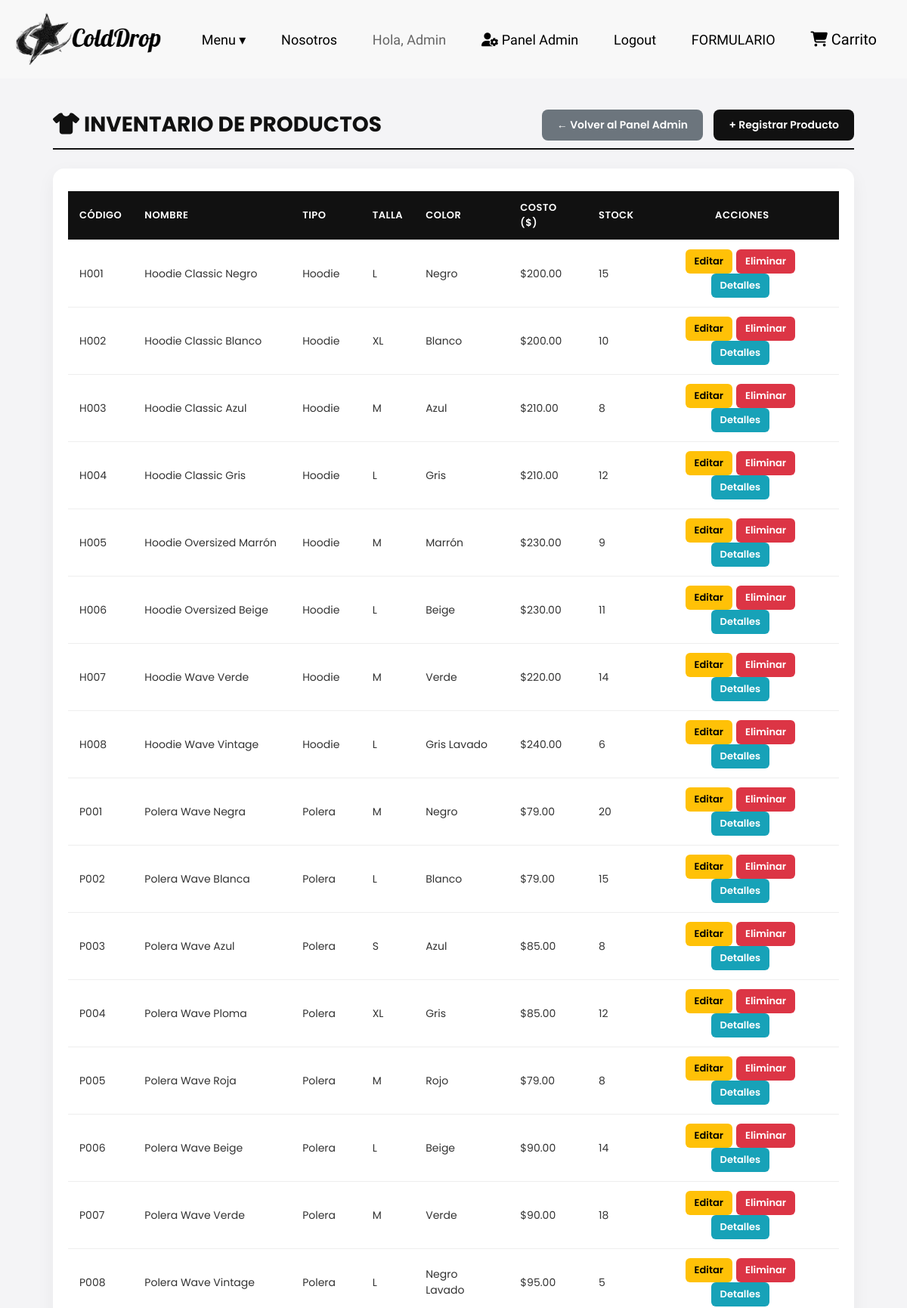
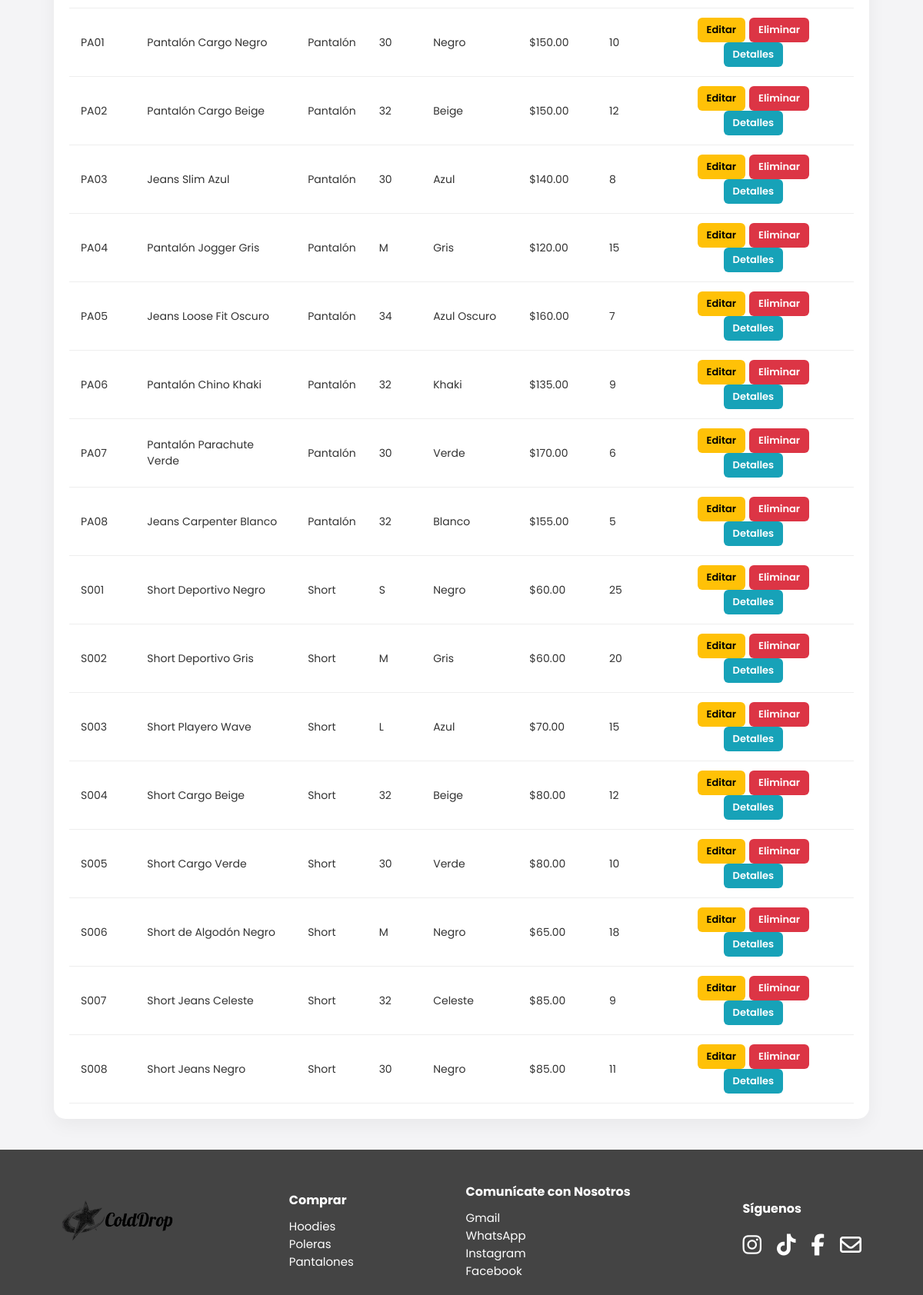
The app's page /productos/leerproductos.php (signed in) with its own data (2 pictures, top to bottom).
### tables this page shows
CREATE TABLE `productos` (
  `Codigo` varchar(45) NOT NULL,
  `Nombre` varchar(45) DEFAULT NULL,
  `Tipo` varchar(45) DEFAULT NULL,
  `Talla` varchar(45) DEFAULT NULL,
  `Color` varchar(45) DEFAULT NULL,
  `Costo` varchar(45) DEFAULT NULL,
  `Stock` varchar(45) DEFAULT NULL,
  `Imagen` varchar(100) DEFAULT NULL
);

### productos/leerproductos.php (the view, shortened to what this page needs)
<?php
include_once '../conexion.php';
$sql = "SELECT * FROM productos";
$resultado = $conexion->query($sql);
?>
<!DOCTYPE html>
<html lang="es">
<head>
    <link rel="stylesheet" href="https://cdnjs.cloudflare.com/ajax/libs/font-awesome/6.5.0/css/all.min.css">
    <link rel="stylesheet" href="../css/tablas.css">
</head>
<body>
    <?php include '../princip/header.php'; ?>
    <div class="admin-container">
        <div class="admin-header-flex">
            <h1><i class="fa-solid fa-shirt"></i> Inventario de Productos</h1>
            <div>
                <a href="../princip/Administrador.php" class="btn-volver">← Volver al Panel Admin</a>
                <a href="crearproductos.php" class="btn-crear">+ Registrar Producto</a>
            </div>
        </div>
        <div class="table-responsive">
            <table>
                <thead>
                    <tr>
                        <th>Código</th>
                        <th>Nombre</th>
                        <th>Tipo</th>
                        <th>Talla</th>
                        <th>Color</th>
                        <th>Costo ($)</th>
                        <th>Stock</th>
                        <th style="text-align: center;">Acciones</th>
                    </tr>
                </thead>
                <tbody>
                    <?php
                    if ($resultado && $resultado->num_rows > 0) {
                        while ($fila = $resultado->fetch_assoc()) {
                            $id = htmlspecialchars($fila['Codigo']);
                            $nombre = htmlspecialchars($fila['Nombre']);
                            $tipo = htmlspecialchars($fila['Tipo']);
                            $talla = htmlspecialchars($fila['Talla']);
                            $color = htmlspecialchars($fila['Color']);
                            $costo = number_format($fila['Costo'], 2);
                            $stock = htmlspecialchars($fila['Stock']);
                            echo "<tr>";
                                echo "<td>$id</td>";
                                echo "<td>$nombre</td>";
                                echo "<td>$tipo</td>";
                                echo "<td>$talla</td>";
                                echo "<td>$color</td>";
                                echo "<td>$$costo</td>";
                                echo "<td>$stock</td>";
                                echo "<td style='text-align: center;'>";
                                    echo "<a href='actualizarproductos.php?Codigo=$id' class='btn-action btn-editar'>Editar</a>";
                                    echo "<a href='elimproductos.php?Codigo=$id' class='btn-action btn-eliminar' onclick='return confirm(\"¿Estás seguro de eliminar este producto?\");'>Eliminar</a>";
                                    echo "<a href='casaleerproductos.php?Codigo=$id' class='btn-action btn-mostrar'>Detalles</a>";
                                echo "</td>";
                            echo "</tr>";
                        }
                    } else {
                        echo "<tr><td colspan='8' style='text-align:center;'>No hay productos en inventario.</td></tr>";
                    }
                    ?>
                </tbody>
            </table>
        </div>
    </div>
    <?php include '../princip/footer.php'; ?>
</body>
</html>

### princip/header.php (shortened to what this page needs)
<!DOCTYPE html>
<html lang="es">
<head>
    <link rel="stylesheet" href="https://cdnjs.cloudflare.com/ajax/libs/font-awesome/6.5.0/css/all.min.css">
    <link rel="stylesheet" href="../css/header.css">
</head>
<body>
    <header>
        <div>
            <a href="../princip/inicio.php"><img id="logoh" src="../imagenes/Captura_de_pantalla_2026-04-23_121404-removebg-preview.png" alt="ColdDrop Logo"></a>
        </div>
        <div>
            <label class="menu" for="menu-toggle" id="menu-label">Menu ▾</label>
        </div>
        <div>
            <a class="menu" href="../princip/nosotros.php">Nosotros</a>
        </div>
        <?php if (isset($_SESSION['usuario'])): ?>
            <div>
                <span class="menu" style="color: #666; cursor: default;">Hola, <?php echo htmlspecialchars($_SESSION['usuario']); ?></span>
            </div>
            <?php if (isset($_SESSION['rol']) && $_SESSION['rol'] === 'Administrador'): ?>
                <div>
                    <a class="menu" href="../princip/Administrador.php"><i class="fa-solid fa-user-gear"></i> Panel Admin</a>
                </div>
            <?php elseif (isset($_SESSION['rol']) && $_SESSION['rol'] === 'vendedor'): ?>
                <div>
                    <a class="menu" href="../princip/vendedor.php"><i class="fa-solid fa-user-tie"></i> Panel Vendedor</a>
                </div>
            <?php endif; ?>
            <div>
                <a class="menu" href="../princip/cerrarsesion.php">Logout</a>
            </div>
        <?php endif; ?>
<div>
    <a class="menu" href="../fm/formulario.php">FORMULARIO</a>
</div>
        <div class="carrito">
            <a href="../princip/micarrito.php" class="btn-carrito">
                <i class="fa-solid fa-cart-shopping"></i> Carrito
            </a>
        </div>
    </header>
</body>
</html>

### princip/footer.php (shortened to what this page needs)
<!DOCTYPE html>
<html lang="es">
<head>
    <link rel="stylesheet" href="../css/footer.css">
</head>
<body>
    <footer>
        <div>
            <a href="inicio.php">
                <img id="logoh" src="../imagenes/Captura_de_pantalla_2026-04-23_121404-removebg-preview.png" alt="ColdDrop Logo" style="width: 150px;">
            </a>
        </div>
        <div>
            <h4 style="margin-bottom: 10px;">Comprar</h4>
            <li style="list-style: none;"><a class="listafooter" href="hoodeis.php">Hoodies</a></li>
            <li style="list-style: none;"><a class="listafooter" href="poleras.php">Poleras</a></li>
            <li style="list-style: none;"><a class="listafooter" href="pantalones.php">Pantalones</a></li>
        </div>
        <div>
            <h4 style="margin-bottom: 10px;">Comunícate con Nosotros</h4>
            <li style="list-style: none;"><a class="listafooter" href="mailto:contacto@colddrop.bo">Gmail</a></li>
            <li style="list-style: none;"><a class="listafooter" href="https://chat.whatsapp.com/FSKwSL02bRd4CEnNvC4PY1" target="_blank">WhatsApp</a></li>
            <li style="list-style: none;"><a class="listafooter" href="https://www.instagram.com/" target="_blank">Instagram</a></li>
            <li style="list-style: none;"><a class="listafooter" href="https://www.facebook.com/?locale=es_LA" target="_blank">Facebook</a></li>
        </div>
        <div class="social-box">
            <h4>Síguenos</h4>
            <div class="social-icons">
                <a href="https://www.instagram.com/"><i class="fa-brands fa-instagram"></i></a>
                <a href="https://www.tiktok.com/es-419/"><i class="fa-brands fa-tiktok"></i></a>
                <a href="https://www.facebook.com/?locale=es_LA"><i class="fa-brands fa-facebook-f"></i></a>
                <a href="#"><i class="fa-regular fa-envelope"></i></a>
            </div>
        </div>
    </footer>
</body>
</html>

### css/tablas.css (style rules this page uses)
body { font-family: 'Poppins', sans-serif; background-color: #f4f4f6; margin: 0; padding: 0; display: flex; flex-direction: column; min-height: 100vh; color: #333; }
.admin-container { max-width: 1100px; margin: 40px auto; padding: 0 20px; flex: 1; width: 100%; box-sizing: border-box; }
.admin-header-flex { display: flex; justify-content: space-between; align-items: center; margin-bottom: 25px; border-bottom: 2px solid #111; padding-bottom: 10px; }
.admin-header-flex h1 { font-size: 28px; margin: 0; color: #111; text-transform: uppercase; }
.table-responsive { overflow-x: auto; background: #fff; border-radius: 15px; box-shadow: 0 8px 25px rgba(0, 0, 0, 0.05); padding: 20px; }
table { width: 100%; border-collapse: collapse; margin-top: 10px; }
th, td { padding: 12px 15px; text-align: left; border-bottom: 1px solid #eee; font-size: 14px; }
th { background-color: #111; color: #fff; font-weight: 600; text-transform: uppercase; font-size: 13px; letter-spacing: 0.5px; }
.btn-action { display: inline-block; padding: 6px 12px; border-radius: 6px; text-decoration: none; font-size: 13px; font-weight: 600; margin-right: 5px; transition: background-color 0.2s; border: none; cursor: pointer; }
.btn-editar { background-color: #ffc107; color: #000; }
.btn-eliminar { background-color: #dc3545; color: #fff; }
.btn-mostrar { background-color: #17a2b8; color: #fff; }
.btn-crear { display: inline-block; background-color: #111; color: #fff; padding: 10px 20px; border-radius: 8px; text-decoration: none; font-weight: 600; font-size: 14px; transition: background-color 0.2s; }
.btn-volver { display: inline-block; background-color: #6c757d; color: #fff; padding: 10px 20px; border-radius: 8px; text-decoration: none; font-weight: 600; font-size: 14px; margin-right: 10px; transition: background-color 0.2s; }

### css/header.css (style rules this page uses)
header { display: flex; justify-content: space-between; align-items: center; padding: 10px 20px; background-color: #f8f8f8; font-family: "Madimi One", sans-serif; font-weight: 400; font-style: normal; color: black; font-size: 18px; }
.btn-carrito { font-family: "Madimi One", sans-serif; font-weight: 400; font-style: normal; color: black; transition: all 0.7s; text-decoration: none; }
.carrito { margin-right: 20px; font-size: 20px; color: black; }
.menu { transition: all 0.4s; color: black; text-decoration: none; }
#logoh { width: 200px; height: auto; }

### css/footer.css (style rules this page uses)
footer { grid-area: footer; display: flex; justify-content: space-between; align-items: center; background-color: #444; color: #fff; padding: 20px 80px; }
.social-box { color: white; text-align: left; }
.social-box h4 { font-size: 16px; margin-bottom: 15px; }
.social-icons { display: flex; gap: 20px; }
.social-icons a { color: white; font-size: 28px; text-decoration: none; transition: 0.3s ease; }
.listafooter { display: flex; gap: 20px; color: #fff; font-size: 15px; text-decoration: none; }

### records on screen
productos: Codigo "H001", Nombre "Hoodie Classic Negro", Tipo "Hoodie", Talla "L", Color "Negro", Costo "200.00", Stock "15"
productos: Codigo "H002", Nombre "Hoodie Classic Blanco", Tipo "Hoodie", Talla "XL", Color "Blanco", Costo "200.00", Stock "10"
productos: Codigo "H003", Nombre "Hoodie Classic Azul", Tipo "Hoodie", Talla "M", Color "Azul", Costo "210.00", Stock "8"
productos: Codigo "H004", Nombre "Hoodie Classic Gris", Tipo "Hoodie", Talla "L", Color "Gris", Costo "210.00", Stock "12"
productos: Codigo "H005", Nombre "Hoodie Oversized Marrón", Tipo "Hoodie", Talla "M", Color "Marrón", Costo "230.00", Stock "9"
productos: Codigo "H006", Nombre "Hoodie Oversized Beige", Tipo "Hoodie", Talla "L", Color "Beige", Costo "230.00", Stock "11"
productos: Codigo "H007", Nombre "Hoodie Wave Verde", Tipo "Hoodie", Talla "M", Color "Verde", Costo "220.00", Stock "14"
productos: Codigo "H008", Nombre "Hoodie Wave Vintage", Tipo "Hoodie", Talla "L", Color "Gris Lavado", Costo "240.00", Stock "6"
productos: Codigo "P001", Nombre "Polera Wave Negra", Tipo "Polera", Talla "M", Color "Negro", Costo "79.00", Stock "20"
productos: Codigo "P002", Nombre "Polera Wave Blanca", Tipo "Polera", Talla "L", Color "Blanco", Costo "79.00", Stock "15"
productos: Codigo "P003", Nombre "Polera Wave Azul", Tipo "Polera", Talla "S", Color "Azul", Costo "85.00", Stock "8"
productos: Codigo "P004", Nombre "Polera Wave Ploma", Tipo "Polera", Talla "XL", Color "Gris", Costo "85.00", Stock "12"
productos: Codigo "P005", Nombre "Polera Wave Roja", Tipo "Polera", Talla "M", Color "Rojo", Costo "79.00", Stock "8"
productos: Codigo "P006", Nombre "Polera Wave Beige", Tipo "Polera", Talla "L", Color "Beige", Costo "90.00", Stock "14"
productos: Codigo "P007", Nombre "Polera Wave Verde", Tipo "Polera", Talla "M", Color "Verde", Costo "90.00", Stock "18"
productos: Codigo "P008", Nombre "Polera Wave Vintage", Tipo "Polera", Talla "L", Color "Negro Lavado", Costo "95.00", Stock "5"
productos: Codigo "PA01", Nombre "Pantalón Cargo Negro", Tipo "Pantalón", Talla "30", Color "Negro", Costo "150.00", Stock "10"
productos: Codigo "PA02", Nombre "Pantalón Cargo Beige", Tipo "Pantalón", Talla "32", Color "Beige", Costo "150.00", Stock "12"
productos: Codigo "PA03", Nombre "Jeans Slim Azul", Tipo "Pantalón", Talla "30", Color "Azul", Costo "140.00", Stock "8"
productos: Codigo "PA04", Nombre "Pantalón Jogger Gris", Tipo "Pantalón", Talla "M", Color "Gris", Costo "120.00", Stock "15"
productos: Codigo "PA05", Nombre "Jeans Loose Fit Oscuro", Tipo "Pantalón", Talla "34", Color "Azul Oscuro", Costo "160.00", Stock "7"
productos: Codigo "PA06", Nombre "Pantalón Chino Khaki", Tipo "Pantalón", Talla "32", Color "Khaki", Costo "135.00", Stock "9"
productos: Codigo "PA07", Nombre "Pantalón Parachute Verde", Tipo "Pantalón", Talla "30", Color "Verde", Costo "170.00", Stock "6"
productos: Codigo "PA08", Nombre "Jeans Carpenter Blanco", Tipo "Pantalón", Talla "32", Color "Blanco", Costo "155.00", Stock "5"
productos: Codigo "S001", Nombre "Short Deportivo Negro", Tipo "Short", Talla "S", Color "Negro", Costo "60.00", Stock "25"
productos: Codigo "S002", Nombre "Short Deportivo Gris", Tipo "Short", Talla "M", Color "Gris", Costo "60.00", Stock "20"
productos: Codigo "S003", Nombre "Short Playero Wave", Tipo "Short", Talla "L", Color "Azul", Costo "70.00", Stock "15"
productos: Codigo "S004", Nombre "Short Cargo Beige", Tipo "Short", Talla "32", Color "Beige", Costo "80.00", Stock "12"
productos: Codigo "S005", Nombre "Short Cargo Verde", Tipo "Short", Talla "30", Color "Verde", Costo "80.00", Stock "10"
productos: Codigo "S006", Nombre "Short de Algodón Negro", Tipo "Short", Talla "M", Color "Negro", Costo "65.00", Stock "18"
productos: Codigo "S007", Nombre "Short Jeans Celeste", Tipo "Short", Talla "32", Color "Celeste", Costo "85.00", Stock "9"
productos: Codigo "S008", Nombre "Short Jeans Negro", Tipo "Short", Talla "30", Color "Negro", Costo "85.00", Stock "11"

### other values on screen
$_SESSION['usuario'] "Admin"
